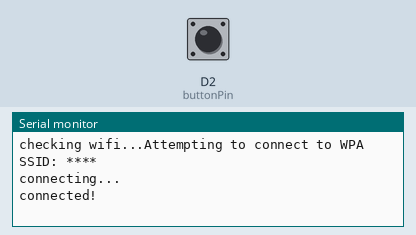
The sketch below on a simulated Arduino MKR. Shown: the last lines printed to the serial monitor. The test bench sets the inputs (shaded band); at power-on: D2 (buttonPin) HIGH. WiFi joins after 1.5 s; servers stay silent unless stated; no MQTT or app messages arrive unless stated.

Above: at 8.2 s.
8.3 s: D2 (buttonPin) pulled LOW for 0.15 s
At 8.9 s:
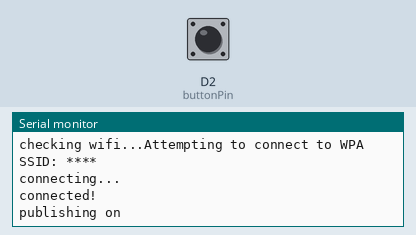
9.9 s: D2 (buttonPin) pulled LOW for 1 s
At 10.3 s:
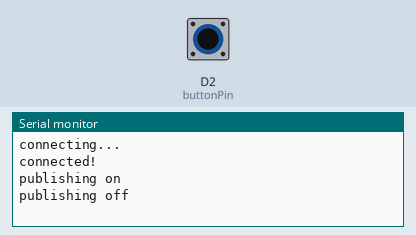

The sketch:

Send_Button_Value.ino
```cpp
#include <SPI.h>
#include <WiFi101.h>
#include <WiFiSSLClient.h>
#include <MQTTClient.h>

int status = WL_IDLE_STATUS;
MQTTClient client;
WiFiSSLClient net;

int buttonPin = 2;
boolean buttonState = false;
boolean oldButtonState = false;
boolean lightStatus=false;

const char* ssid  = "****";     //  your network SSID (name)
const char* password = "****";  // your network password

const char* userName = "******";
const char* deviceName = "button";
const char* deviceId = "*****";
const char* devicePsw = "******";


void setup() {
  Serial.begin(9600);

  WiFi.begin(ssid, password);
  client.begin("mqtt.arduino.cc", 8883, net);
  connect();

  pinMode(2, INPUT);
}

void connect() {
  Serial.print("checking wifi...");
  while ( status != WL_CONNECTED) {
    Serial.print("Attempting to connect to WPA SSID: ");
    Serial.println(ssid);
    // Connect to WPA/WPA2 network:
    status = WiFi.begin(ssid, password);

    // wait 10 seconds for connection:
    delay(4000);
  }

  Serial.println("connecting...");

  while (!client.connect(deviceName, deviceId, devicePsw)) {
    Serial.print(".");
  }

  Serial.println("connected!");
}

void loop() {
  client.loop();

  buttonState = digitalRead(buttonPin);

  if (!buttonState && oldButtonState) {
    lightStatus = !lightStatus;

    if (lightStatus) {
      client.publish("/****/button/status", "on");
      Serial.println("publishing on");
    } else {
      client.publish("/****/button/status", "off");
      Serial.println("publishing off");
    }
  }

  oldButtonState = buttonState;
  delay(50);
}


void messageReceived(String topic, String payload, char * bytes, unsigned int length) {
  Serial.print("incoming: ");
  Serial.print(topic);
  Serial.print(" - ");
  Serial.print(payload);
  Serial.println();
}
```

Measured:
- after the input at 8.3 s, the serial monitor: prints a new line at once (image 1)
- after the input at 9.9 s, the serial monitor: prints a new line at once (image 2)
